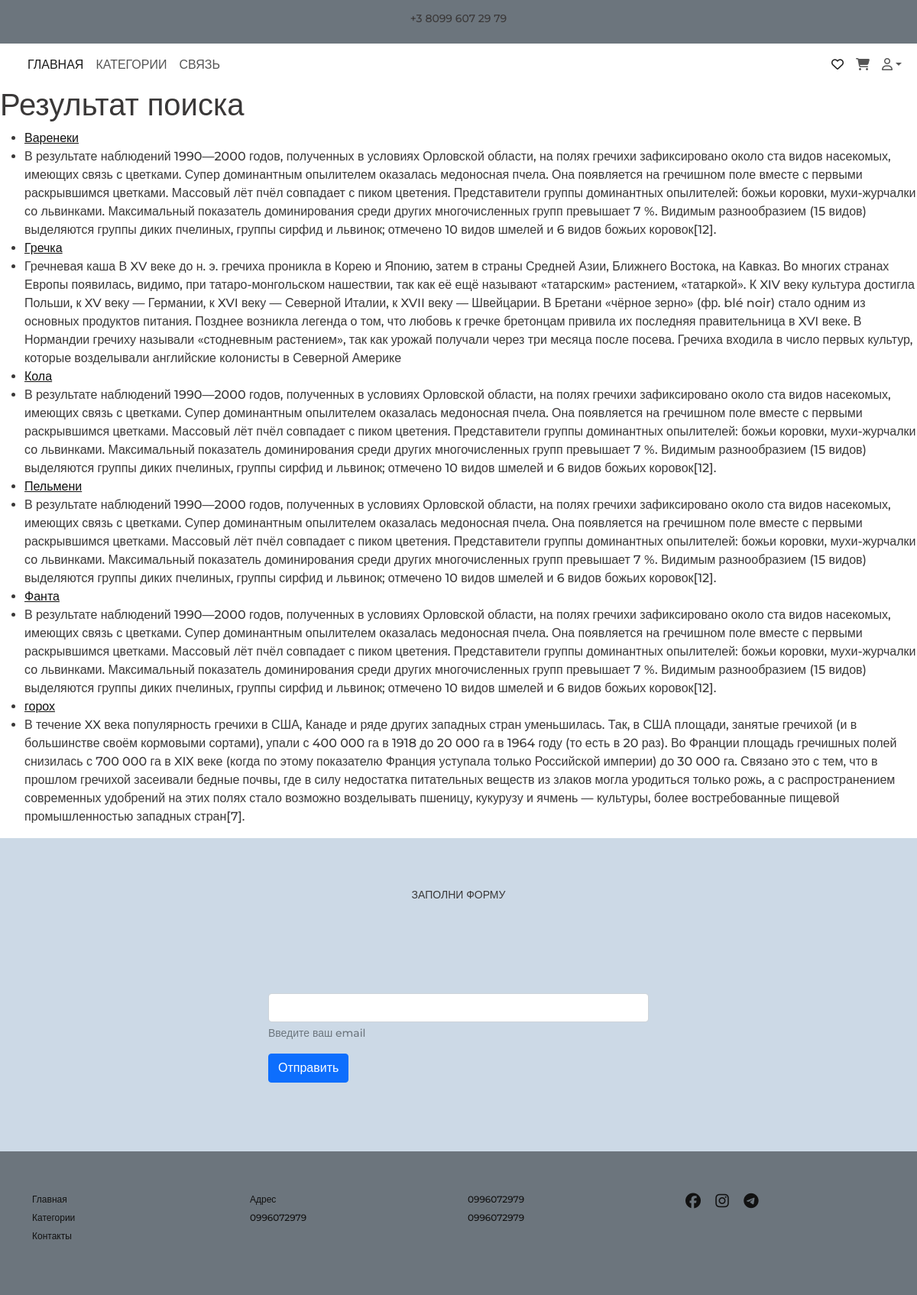
The app's page /search/ with its own data.
### shop/models.py (models this page shows, shortened)
class Product(models.Model):
    category = models.ForeignKey(Category,
                                 related_name='products', on_delete=models.CASCADE)
    name = models.CharField(max_length=200)
    slug = models.SlugField(max_length=200)
    image = models.ImageField(upload_to='products/%Y/%m/%d', blank=True)
    description = models.TextField(blank=True)
    price = models.DecimalField(max_digits=10, decimal_places=2)
    available = models.BooleanField(default=True)
    created = models.DateTimeField(auto_now_add=True)
    updated = models.DateTimeField(auto_now=True)
    class Meta:
        ordering = ['name']
        indexes = [
            models.Index(fields=['id', 'slug']),
            models.Index(fields=['name']),
            models.Index(fields=['-created']),
        ]
    def get_absolute_url(self):
        return reverse('shop:product_detail',
                       args=[self.id, self.slug]
                       )

### shop/views.py (the view)
# urls.py: path('search/', views.ProductSearchListView.as_view(), name='product-search'),#search page
class ProductSearchListView(ListView):
    model = Product
    template_name = 'shop/product/product_search_results.html'
    context_object_name = 'product_search'
    paginate_by = 10  #количество результатов на странице
    def get_queryset(self):
        query = self.request.GET.get('q')
        if query:
            return Product.objects.filter(name__icontains=query)
        else:
            return Product.objects.all()

### contact/templatetags/contact_tags.py (called while the page is built)
@register.inclusion_tag('contact/tags/form.html')
def contact_form_page():
    return {'contact_form': ContactForm}

### shop/templates/shop/product/product_search_results.html
{% extends 'shop/base.html' %}
{% block content %}
  <h1>Результат поиска</h1>
  {% if product_search %}
    <ul>
      {% for product in product_search %}
        <li>
          <a href="{{ product.get_absolute_url }}">{{ product.name }}</a>
        </li>
        <li>{{ product.description }}</li>
      {% endfor %}
    </ul>
    {% else %}
      <p>Нет продукции </p>
  {% endif %}
{% endblock %}

### shop/static/CSS/style.css (style rules this page uses)
html { font-size: 16px; }
body { font-family: "Montserrat", sans-serif; font-size: 16px; font-weight: 500; color: #3a3838; background-color: #fff; min-width: 320px; }
a { color: #111; }

### records on screen
Product: name "Варенеки", description "В результате наблюдений 1990—2000 годов, полученных в условиях Орловской области, на полях гречихи зафиксировано около ста видов насекомых, имеющих связь с цветками. Супер доминантным опылителем оказалась медоносная пчела. Она появляется на гречишном поле вместе с первыми раскрывшимся цветками. Массовый лёт пчёл совпадает с пиком цветения. Представители группы доминантных опылителей: божьи коровки, мухи-журчалки со львинками. Максимальный показатель доминирования среди других многочисленных групп превышает 7 %. Видимым разнообразием (15 видов) выделяются группы диких пчелиных, группы сирфид и львинок; отмечено 10 видов шмелей и 6 видов божьих коровок[12]."
Product: name "Гречка", description "Гречневая каша В XV веке до н. э. гречиха проникла в Корею и Японию, затем в страны Средней Азии, Ближнего Востока, на Кавказ. Во многих странах Европы появилась, видимо, при татаро-монгольском нашествии, так как её ещё называют «татарским» растением, «татаркой». К XIV веку культура достигла Польши, к XV веку — Германии, к XVI веку — Северной Италии, к XVII веку — Швейцарии. В Бретани «чёрное зерно» (фр. blé noir) стало одним из основных продуктов питания. Позднее возникла легенда о том, что любовь к гречке бретонцам привила их последняя правительница в XVI веке. В Нормандии гречиху называли «стодневным растением», так как урожай получали через три месяца после посева. Гречиха входила в…"
Product: name "Кола", description "В результате наблюдений 1990—2000 годов, полученных в условиях Орловской области, на полях гречихи зафиксировано около ста видов насекомых, имеющих связь с цветками. Супер доминантным опылителем оказалась медоносная пчела. Она появляется на гречишном поле вместе с первыми раскрывшимся цветками. Массовый лёт пчёл совпадает с пиком цветения. Представители группы доминантных опылителей: божьи коровки, мухи-журчалки со львинками. Максимальный показатель доминирования среди других многочисленных групп превышает 7 %. Видимым разнообразием (15 видов) выделяются группы диких пчелиных, группы сирфид и львинок; отмечено 10 видов шмелей и 6 видов божьих коровок[12]."
Product: name "Пельмени", description "В результате наблюдений 1990—2000 годов, полученных в условиях Орловской области, на полях гречихи зафиксировано около ста видов насекомых, имеющих связь с цветками. Супер доминантным опылителем оказалась медоносная пчела. Она появляется на гречишном поле вместе с первыми раскрывшимся цветками. Массовый лёт пчёл совпадает с пиком цветения. Представители группы доминантных опылителей: божьи коровки, мухи-журчалки со львинками. Максимальный показатель доминирования среди других многочисленных групп превышает 7 %. Видимым разнообразием (15 видов) выделяются группы диких пчелиных, группы сирфид и львинок; отмечено 10 видов шмелей и 6 видов божьих коровок[12]."
Product: name "Фанта", description "В результате наблюдений 1990—2000 годов, полученных в условиях Орловской области, на полях гречихи зафиксировано около ста видов насекомых, имеющих связь с цветками. Супер доминантным опылителем оказалась медоносная пчела. Она появляется на гречишном поле вместе с первыми раскрывшимся цветками. Массовый лёт пчёл совпадает с пиком цветения. Представители группы доминантных опылителей: божьи коровки, мухи-журчалки со львинками. Максимальный показатель доминирования среди других многочисленных групп превышает 7 %. Видимым разнообразием (15 видов) выделяются группы диких пчелиных, группы сирфид и львинок; отмечено 10 видов шмелей и 6 видов божьих коровок[12]."
Product: name "горох", description "В течение XX века популярность гречихи в США, Канаде и ряде других западных стран уменьшилась. Так, в США площади, занятые гречихой (и в большинстве своём кормовыми сортами), упали с 400 000 га в 1918 до 20 000 га в 1964 году (то есть в 20 раз). Во Франции площадь гречишных полей снизилась с 700 000 га в XIX веке (когда по этому показателю Франция уступала только Российской империи) до 30 000 га. Связано это с тем, что в прошлом гречихой засеивали бедные почвы, где в силу недостатка питательных веществ из злаков могла уродиться только рожь, а с распространением современных удобрений на этих полях стало возможно возделывать пшеницу, кукурузу и ячмень — культуры, более востребованные пищевой…"
